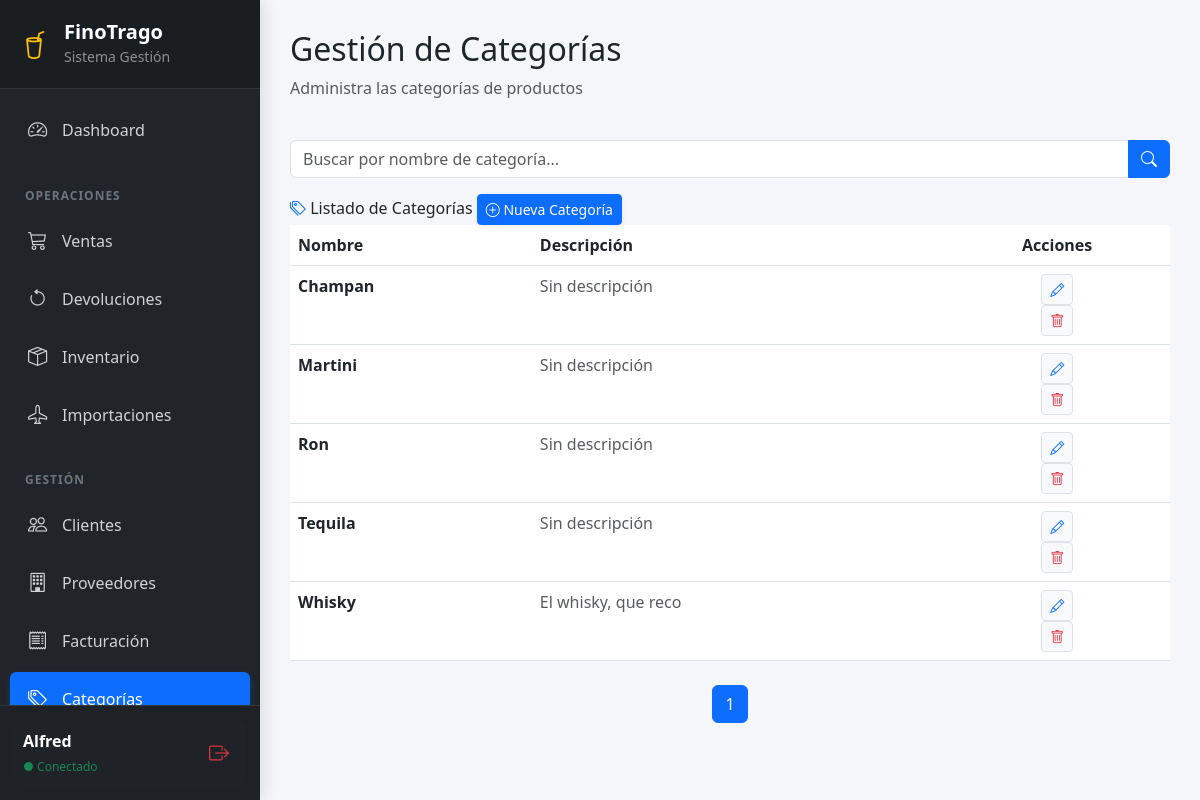
The app's page /categorias/ (signed in) with its own data.
### dashboard/models.py (models this page shows, shortened)
class Categoria(models.Model):
    nombre = models.CharField(max_length=50)
    descripcion = models.CharField(max_length=150, blank=True, null=True)
    PERMISOS_DEFECTO = [
        ("modulo_dashboard", "Acceso al dashboard principal"),
        ("modulo_usuarios", "Gestión de usuarios"),
        ("modulo_categorias", "Gestión de categorías de productos"),
        ("modulo_facturacion", "Facturación y ventas"),
        ("modulo_proveedores", "Gestión de proveedores"),
        ("modulo_clientes", "Gestión de clientes"),
        ("modulo_inventario", "Gestión de productos"),
        ("modulo_importacion", "Gestión de importaciones"),
        ("modulo_ventas", "Gestión de ventas"),
        ("modulo_reportes", "Acceso a reportes"),
    ]
    class Meta:
        verbose_name_plural = "Categorías"

### dashboard/decorators.py (the view)
        def wrapper(request, *args, **kwargs):
            perfil = getattr(request.user, 'perfil', None)
            if not perfil or not perfil.tiene_permiso(nombre_permiso):
                messages.error(request, "No tienes permisos para realizar esta acción.")
                return redirect('dashboard:principal')
            return view_func(request, *args, **kwargs)

### dashboard/models.py (called while the page is built)
    def tiene_permiso(self, permiso):
        if not self.rol:
            return False
        return self.rol.permisos.filter(nombre=permiso).exists()

### dashboard/views.py (called while the page is built)
@login_required
@permiso_requerido('modulo_categorias')
def lista_categorias(request):
    search = request.GET.get ('search', '')
    datos = Categoria.objects.all().order_by("nombre")
    if search:
        datos = datos.filter(
            Q(nombre__icontains=search) |
            Q(descripcion__icontains=search)
        )
    paginacion = Paginator(datos, 10)
    numero_pagina = request.GET.get('page')
    datos = paginacion.get_page(numero_pagina)
    context = {
        "datos": datos,
        "search": search,
    }
    return render(request, 'dashboard/lista_categorias.html', context)

### dashboard/templates/dashboard/lista_categorias.html (shortened to what this page needs)
{% extends "dashboard/base.html" %}
{% block content %}
<div class="main-content">
    <div class="d-flex justify-content-between align-items-center mb-4">
        <div>
            <h2>Gestión de Categorías</h2>
            <p class="text-muted">Administra las categorías de productos</p>
        </div>
    </div>
    <form method="get" class="mb-3">
        <div class="input-group">
            <input
                type="text"
                name="search"
                class="form-control"
                placeholder="Buscar por nombre de categoría..."
                value="{{ search }}"
            >
            <button class="btn btn-primary" type="submit">
                <i class="bi bi-search"></i>
            </button>
        </div>
    </form>
    <div class="chart-card">
        <div class="chart-title">
            <span>
                <i class="bi bi-tags text-primary"></i> Listado de Categorías
            </span>
            <a href="{% url 'dashboard:crear_categoria' %}"
               class="btn btn-primary btn-sm shadow-sm">
                <i class="bi bi-plus-circle"></i> Nueva Categoría
            </a>
        </div>
        <div class="table-responsive">
            <table class="table table-custom table-hover">
                <thead>
                    <tr>
                        <th>Nombre</th>
                        <th>Descripción</th>
                        <th class="text-center">Acciones</th>
                    </tr>
                </thead>
                <tbody>
                    {% for c in datos %}
                    <tr>
                        <td class="fw-bold text-dark">
                            {{ c.nombre }}
                        </td>
                        <td class="text-muted">
                            {{ c.descripcion|default:"Sin descripción"|truncatechars:60 }}
                        </td>
                        <td class="text-center">
                            <a href="{% url 'dashboard:editar_categoria' c.id %}"
                               class="btn btn-sm btn-light text-primary border"
                               title="Editar">
                                <i class="bi bi-pencil"></i>
                            </a>
                            <form action="{% url 'dashboard:eliminar_categoria' c.id %}" method="POST"
                                onsubmit="return confirm('¿Seguro que deseas eliminar este registro?');">
                                <button class="btn btn-sm btn-light text-danger border"
                                    title="Eliminar">
                                     <i class="bi bi-trash"></i>
                                </button>
                            </form>
                        </td>
                    </tr>
                    {% endfor %}
                </tbody>
            </table>
            <nav class="mt-4">
                <ul class="pagination justify-content-center">
                    {% for num in datos.paginator.page_range %}
                        {% if datos.number == num %}
                            <li class="page-item active">
                                <span class="page-link">{{ num }}</span>
                            </li>
                        {% endif %}
                    {% endfor %}
                </ul>
            </nav>
        </div>
    </div>
</div>
{% endblock %}

### dashboard/templates/dashboard/base.html (shortened to what this page needs)
{% load static %}
<!DOCTYPE html>
<html lang="es">
<head>
    <link href="https://cdn.jsdelivr.net/npm/bootstrap@5.3.0/dist/css/bootstrap.min.css" rel="stylesheet">
    <link rel="stylesheet" href="https://cdn.jsdelivr.net/npm/bootstrap-icons@1.11.0/font/bootstrap-icons.css">
</head>
<body>
    <nav class="sidebar" id="sidebar">
        <div class="sidebar-header d-flex align-items-center gap-3">
            <i class="bi bi-cup-straw text-warning fs-3"></i>
            <div>
                <h5 class="m-0 fw-bold">FinoTrago</h5>
                <small class="text-white-50">Sistema Gestión</small>
            </div>
        </div>
        <div class="sidebar-menu">
            <ul class="nav flex-column">
                <li class="nav-item">
                    <a href="{% url 'dashboard:principal' %}" class="nav-link {% if request.resolver_match.url_name == 'principal' %}active{% endif %}">
                        <i class="bi bi-speedometer2"></i> Dashboard
                    </a>
                </li>
                <div class="sidebar-heading">OPERACIONES</div>
                <li class="nav-item">
                    <a href="{% url 'dashboard:ventas' %}" class="nav-link {% if 'ventas' in request.path %}active{% endif %}">
                        <i class="bi bi-cart3"></i> Ventas
                    </a>
                </li>
                <li class="nav-item">
                    <a href="{% url 'dashboard:devoluciones' %}" class="nav-link {% if 'devoluciones' in request.path %}active{% endif %}">
                        <i class="bi bi-arrow-counterclockwise"></i> Devoluciones
                    </a>
                </li>
                <li class="nav-item">
                    <a href="{% url 'dashboard:inventario' %}" class="nav-link {% if 'inventario' in request.path %}active{% endif %}">
                        <i class="bi bi-box-seam"></i> Inventario
                    </a>
                </li>
                <li class="nav-item">
                    <a href="{% url 'dashboard:importaciones' %}" class="nav-link {% if 'importaciones' in request.path %}active{% endif %}">
                        <i class="bi bi-airplane"></i> Importaciones
                    </a>
                </li>
                <div class="sidebar-heading">GESTIÓN</div>
                <li class="nav-item">
                    <a href="{% url 'dashboard:clientes' %}" class="nav-link {% if 'clientes' in request.path %}active{% endif %}">
                        <i class="bi bi-people"></i> Clientes
                    </a>
                </li>
                <li class="nav-item">
                    <a href="{% url 'dashboard:proveedores' %}" class="nav-link {% if 'proveedores' in request.path %}active{% endif %}">
                        <i class="bi bi-building"></i> Proveedores
                    </a>
                </li>
                <li class="nav-item">
                    <a href="{% url 'dashboard:facturacion' %}" class="nav-link {% if 'factura' in request.path %}active{% endif %}">
                        <i class="bi bi-receipt"></i> Facturación
                    </a>
                </li>
                <li class="nav-item">
                    <a href="{% url 'dashboard:categorias' %}" class="nav-link {% if 'categorias' in request.path %}active{% endif %}">
                        <i class="bi bi-tags"></i> Categorías
                    </a>
                </li>
            </ul>
        </div>
        <div class="sidebar-footer">
            <div class="d-flex align-items-center p-2 rounded bg-dark bg-opacity-50">
                <div class="flex-grow-1 overflow-hidden">
                    <div class="fw-bold text-truncate">{{ request.user.username|title }}</div>
                    <small class="text-success" style="font-size: 0.75rem;">● Conectado</small>
                </div>
                <form method="post" action="{% url 'dashboard:logout' %}" class="m-0">
                    <button type="submit" class="btn btn-sm btn-outline-danger border-0" title="Salir">
                        <i class="bi bi-box-arrow-right fs-5"></i>
                    </button>
                </form>
            </div>
        </div>
    </nav>
    <div class="main-wrapper">
        <div class="content-container">
            {% block content %}
            {% endblock %}
        </div>
    </div>
</body>
</html>

### dashboard/templates/dashboard/base.html (style rules this page uses)
body { background-color: #f4f6f9; min-height: 100vh; font-family: 'Segoe UI', system-ui, -apple-system, sans-serif; overflow-x: hidden; }
.sidebar { width: 260px; height: 100vh; position: fixed; top: 0; left: 0; background: #212529; color: #fff; z-index: 1050; display: flex; flex-direction: column; transition: left 0.3s ease; box-shadow: 4px 0 15px rgba(0,0,0,0.1); }
.sidebar-header { padding: 20px; background-color: rgba(0,0,0,0.2); border-bottom: 1px solid rgba(255,255,255,0.1); }
.sidebar-menu { padding: 15px 10px; overflow-y: auto; flex-grow: 1; }
.nav-link { color: #cfd2d6; padding: 12px 15px; border-radius: 6px; margin-bottom: 5px; display: flex; align-items: center; text-decoration: none; font-weight: 500; transition: all 0.2s; }
.nav-link.active { background-color: #0d6efd; color: #fff; box-shadow: 0 4px 6px rgba(13,110,253,0.3); }
.nav-link i { margin-right: 12px; font-size: 1.2rem; width: 25px; text-align: center; }
.sidebar-heading { font-size: 0.75rem; text-transform: uppercase; letter-spacing: 1px; color: #6c757d; font-weight: 700; margin: 25px 0 10px 15px; }
.sidebar-footer { padding: 15px; border-top: 1px solid rgba(255,255,255,0.1); background-color: rgba(0,0,0,0.1); }
.main-wrapper { margin-left: 260px; width: calc(100% - 260px); min-height: 100vh; transition: margin-left 0.3s ease, width 0.3s ease; display: flex; flex-direction: column; }
.content-container { padding: 30px; flex-grow: 1; }

### records on screen
Categoria: nombre "Champan", descripcion "Sin descripción"
Categoria: nombre "Martini", descripcion "Sin descripción"
Categoria: nombre "Ron", descripcion "Sin descripción"
Categoria: nombre "Tequila", descripcion "Sin descripción"
Categoria: nombre "Whisky", descripcion "El whisky, que reco"

### other values on screen
{{ request.user.username|title }} "Alfred"
{{ num }} "1"
